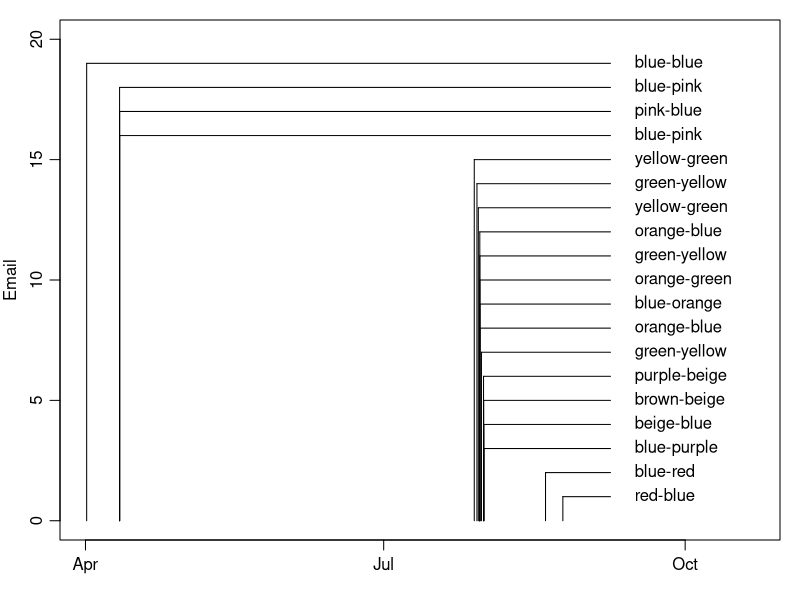

The R script that drew this image:
## ---- chunk 1
data <- "
2015-08-24 16:14:17,red,blue
2015-08-19 09:18:00,blue,red
2015-07-31 14:23:31,blue,purple
2015-07-31 13:48:56,beige,blue
2015-07-31 12:17:00,brown,beige
2015-07-31 11:15:00,purple,beige
2015-07-30 19:59:00,green,yellow
2015-07-30 08:09:00,orange,blue
2015-07-30 08:09:00,blue,orange
2015-07-30 07:59:00,orange,green
2015-07-30 07:56:00,orange,blue
2015-07-30 07:59:00,green,yellow
2015-07-29 21:04:00,yellow,green
2015-07-29 11:07:00,green,yellow
2015-07-28 15:22:00,yellow,green
2015-04-11 10:19:00,blue,pink
2015-04-11 10:13:00,pink,blue
2015-04-11 09:43:00,blue,pink
2015-04-01 08:40:00,blue,blue
"
d <- read.csv(text=data, header=FALSE)
t <- as.POSIXct(d$V1, tz="UTC")
o <- order(t, decreasing=TRUE) # just in case
t <- t[o]
from <- d$V2[o]
to <- d$V3[o]
n <- length(from)
day <- 86400
par(mar=c(3, 3, 1, 1), mgp=c(2, 0.7, 0))
timeSpan <- as.numeric(max(t)) - as.numeric(min(t))
space <- 0.1 * timeSpan # adjust as necessary
plot(t, 1:n, type='n', xlab="", ylab="Email", xlim=c(min(t), max(t)+4*space), ylim=c(0, n+1))
tl <- max(t) + space
for (i in 1:n) {
    text(tl + 0.3 * space, i, paste(from[i], "-", to[i], sep=""), pos=4)
    lines(c(tl, t[i]), rep(i, 2))
    lines(c(t[i], t[i]), c(i, 0))
}
